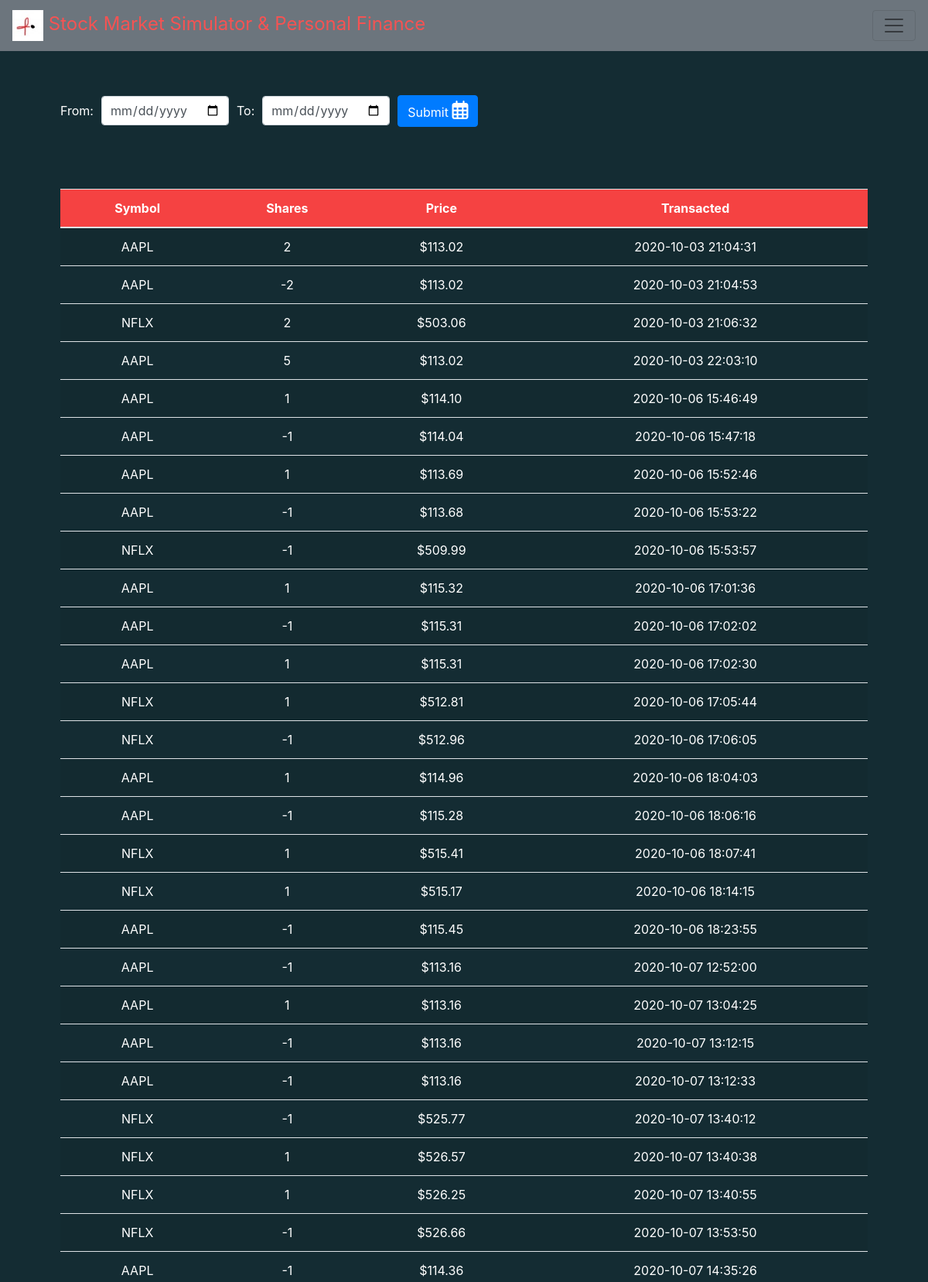
The app's page /history (signed in, upper part) with its own data.
### tables this page shows
CREATE TABLE 'trades' ('id' INTEGER PRIMARY KEY AUTOINCREMENT NOT NULL, 'userId'INTEGER NOT NULL, 'symbol' TEXT NOT NULL, 'name' TEXT NOT NULL, 'shares' INTEGER NOT NULL, 'price' NUMERIC NOT NULL, 'total' NUMERIC NOT NULL,'tradeType' TEXT NOT NULL,'transacted' datetime NUMERIC NOT NULL);

### application.py (the view)
@app.route("/history")
@login_required
def history():
    userId = session['user_id']
    history = db.execute("SELECT symbol, shares, price, transacted FROM trades WHERE userId = :userId",
                         userId=session['user_id'])
    return render_template("history.html", history=history)

### application.py (called while the page is built)
@app.after_request
def after_request(response):
    response.headers["Cache-Control"] = "no-cache, no-store, must-revalidate"
    response.headers["Expires"] = 0
    response.headers["Pragma"] = "no-cache"
    return response

### helpers.py (called while the page is built)
def login_required(f):
    @wraps(f)
    def decorated_function(*args, **kwargs):
        if session.get("user_id") is None:
            return redirect("/login")
        return f(*args, **kwargs)
    return decorated_function

def usd(value):
    return f"${value:,.2f}"

### templates/history.html (shortened to what this page needs)
{% extends "layout.html" %}
{% block main %}
     <form action="/datefilter" method="post" class="form-inline">
        <div class="form-group">
            <label for="datestart">From: </label>
            <input autocomplete="off" autofocus class="form-control input" name="datestart" id="datestart" placeholder="Choose Date" type="date">
        </div>
        <br>
        <div class="form-group">
            <label for="dateend">To: </label>
            <input class="form-control input" name="dateend" id="dateend" placeholder="Choose Date" type="date" autocomplete="off">
        </div>
        <div class="form-group">
            <button class="btn btn-primary" type="submit" id="cal">Submit <i class='far fa-calendar-alt' style='font-size:24px'></i></button>
        </div>
    </form>
    <div><br><br><br>
    <table class="table table-striped">
        <thead class="tableheader">
            <tr>
                <th>Symbol</th>
                <th>Shares</th>
                <th>Price</th>
                <th>Transacted</th>
            </tr>
        </thead>
        <tbody>
            {% for stock in history %}
            <tr>
                <td>{{ stock.symbol }}</td>
                <td>{{ stock.shares }}</td>
                <td>{{ stock.price|usd }}</td>
                <td>{{ stock.transacted }}</td>
            </tr>
            {% endfor %}
        </tbody>
    </table>
    </div>
 {% endblock %}

### static/styles.css (style rules this page uses)
main .form-control { display: inline-block; width: auto; }
.dark-theme { background-color: rgb(20, 44, 51); color: white; }
* { box-sizing: border-box; }
.input { width: 50%; padding: 10px; margin: 10px; }
.tableheader { background-color: RGB(245, 66, 66); }

### records on screen
trades: symbol "AAPL", shares "2", price "$113.02", transacted "2020-10-03 21:04:31"
trades: symbol "AAPL", shares "-2", price "$113.02", transacted "2020-10-03 21:04:53"
trades: symbol "NFLX", shares "2", price "$503.06", transacted "2020-10-03 21:06:32"
trades: symbol "AAPL", shares "5", price "$113.02", transacted "2020-10-03 22:03:10"
trades: symbol "AAPL", shares "1", price "$114.10", transacted "2020-10-06 15:46:49"
trades: symbol "AAPL", shares "-1", price "$114.04", transacted "2020-10-06 15:47:18"
trades: symbol "AAPL", shares "1", price "$113.69", transacted "2020-10-06 15:52:46"
trades: symbol "AAPL", shares "-1", price "$113.68", transacted "2020-10-06 15:53:22"
trades: symbol "NFLX", shares "-1", price "$509.99", transacted "2020-10-06 15:53:57"
trades: symbol "AAPL", shares "1", price "$115.32", transacted "2020-10-06 17:01:36"
trades: symbol "AAPL", shares "-1", price "$115.31", transacted "2020-10-06 17:02:02"
trades: symbol "AAPL", shares "1", price "$115.31", transacted "2020-10-06 17:02:30"
trades: symbol "NFLX", shares "1", price "$512.81", transacted "2020-10-06 17:05:44"
trades: symbol "NFLX", shares "-1", price "$512.96", transacted "2020-10-06 17:06:05"
trades: symbol "AAPL", shares "1", price "$114.96", transacted "2020-10-06 18:04:03"
trades: symbol "AAPL", shares "-1", price "$115.28", transacted "2020-10-06 18:06:16"
trades: symbol "NFLX", shares "1", price "$515.41", transacted "2020-10-06 18:07:41"
trades: symbol "NFLX", shares "1", price "$515.17", transacted "2020-10-06 18:14:15"
trades: symbol "AAPL", shares "-1", price "$115.45", transacted "2020-10-06 18:23:55"
trades: symbol "AAPL", shares "-1", price "$113.16", transacted "2020-10-07 12:52:00"
trades: symbol "AAPL", shares "1", price "$113.16", transacted "2020-10-07 13:04:25"
trades: symbol "AAPL", shares "-1", price "$113.16", transacted "2020-10-07 13:12:15"
trades: symbol "AAPL", shares "-1", price "$113.16", transacted "2020-10-07 13:12:33"
trades: symbol "NFLX", shares "-1", price "$525.77", transacted "2020-10-07 13:40:12"
trades: symbol "NFLX", shares "1", price "$526.57", transacted "2020-10-07 13:40:38"
trades: symbol "NFLX", shares "1", price "$526.25", transacted "2020-10-07 13:40:55"
trades: symbol "NFLX", shares "-1", price "$526.66", transacted "2020-10-07 13:53:50"
trades: symbol "AAPL", shares "-1", price "$114.36", transacted "2020-10-07 14:35:26"
